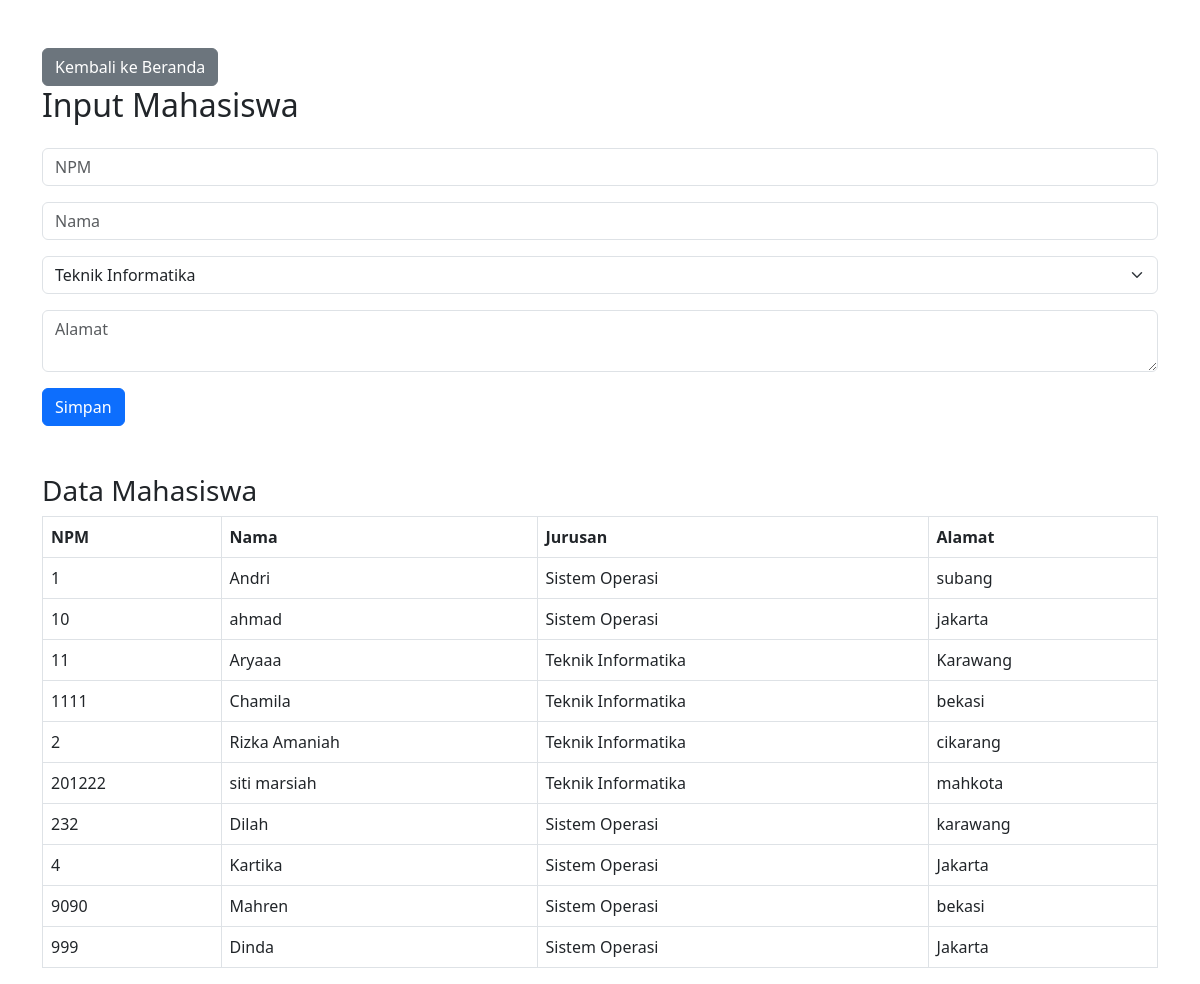
The page /mahasiswa.php on the database its author committed.
### tables this page shows
CREATE TABLE `mahasiswa` (
  `npm` char(13) NOT NULL,
  `nama` varchar(50) DEFAULT NULL,
  `jurusan` enum('Teknik Informatika','Sistem Operasi') DEFAULT NULL,
  `alamat` text DEFAULT NULL
);

### mahasiswa.php (the view, shortened to what this page needs)
<?php include 'db.php'; ?>
<!DOCTYPE html>
<html>
<head>
    <link href="https://cdn.jsdelivr.net/npm/bootstrap@5.3.0/dist/css/bootstrap.min.css" rel="stylesheet">
</head>
<body class="container mt-5">
       <a href="index.php" class="btn btn-secondary">Kembali ke Beranda</a>
    <h2 class="mb-4">Input Mahasiswa</h2>
    <form method="POST" action="">
        <div class="mb-3">
            <input type="text" name="npm" class="form-control" placeholder="NPM" required>
        </div>
        <div class="mb-3">
            <input type="text" name="nama" class="form-control" placeholder="Nama" required>
        </div>
        <div class="mb-3">
            <select name="jurusan" class="form-select">
                <option value="Teknik Informatika">Teknik Informatika</option>
            </select>
        </div>
        <div class="mb-3">
            <textarea name="alamat" class="form-control" placeholder="Alamat" required></textarea>
        </div>
        <button type="submit" name="submit" class="btn btn-primary">Simpan</button>
    </form>
    <h3 class="mt-5">Data Mahasiswa</h3>
    <table class="table table-bordered">
        <tr><th>NPM</th><th>Nama</th><th>Jurusan</th><th>Alamat</th></tr>
        <?php
        $data = mysqli_query($conn, "SELECT * FROM mahasiswa");
        while ($d = mysqli_fetch_array($data)) {
            echo "<tr>
                <td>$d[npm]</td><td>$d[nama]</td><td>$d[jurusan]</td><td>$d[alamat]</td>
            </tr>";
        }
        ?>
    </table>
</body>
</html>

### rows shown on the page
mahasiswa: npm "1", nama "Andri", jurusan "Sistem Operasi", alamat "subang"
mahasiswa: npm "10", nama "ahmad", jurusan "Sistem Operasi", alamat "jakarta"
mahasiswa: npm "11", nama "Aryaaa", jurusan "Teknik Informatika", alamat "Karawang"
mahasiswa: npm "1111", nama "Chamila", jurusan "Teknik Informatika", alamat "bekasi"
mahasiswa: npm "2", nama "Rizka Amaniah", jurusan "Teknik Informatika", alamat "cikarang"
mahasiswa: npm "201222", nama "siti marsiah", jurusan "Teknik Informatika", alamat "mahkota"
mahasiswa: npm "232", nama "Dilah", jurusan "Sistem Operasi", alamat "karawang"
mahasiswa: npm "4", nama "Kartika", jurusan "Sistem Operasi", alamat "Jakarta"
mahasiswa: npm "9090", nama "Mahren", jurusan "Sistem Operasi", alamat "bekasi"
mahasiswa: npm "999", nama "Dinda", jurusan "Sistem Operasi", alamat "Jakarta"
